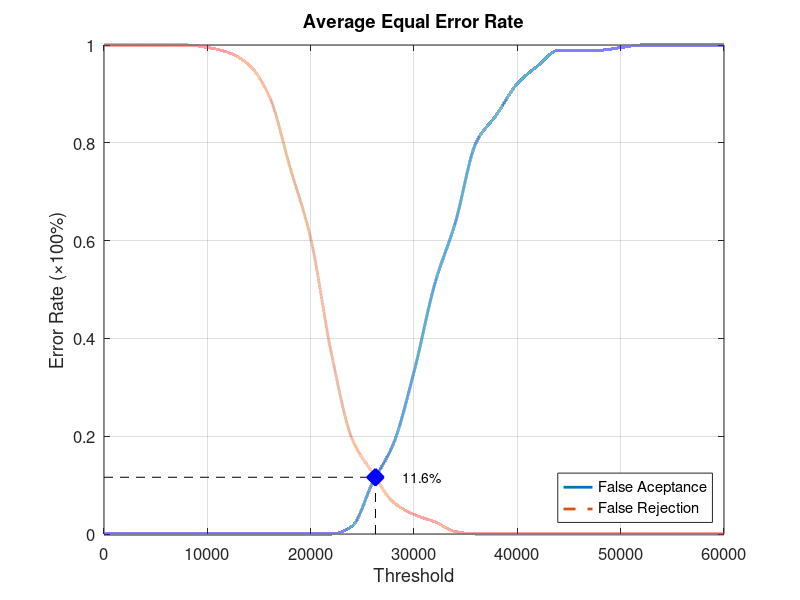
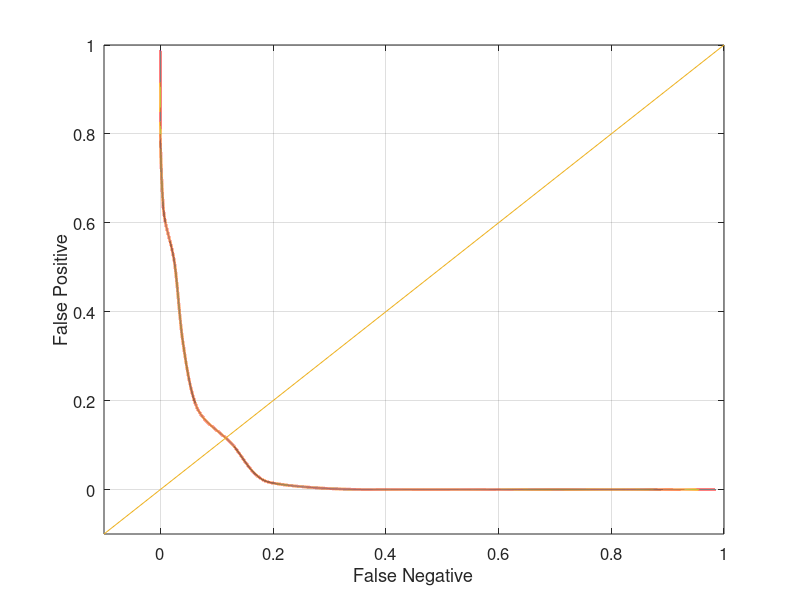

Reproduce these figures in MATLAB, in order.
function yEER = Database2_4
close all;
clear;
clc;
x = 0:2000:60000;
xq = 0:0.5:60000;

y0 = [0 0 0 0 0 0 0 0 0 0 0 0 0.0157895 0.105263 0.184211 0.331579 0.510526 0.636842 0.8 0.857895 0.921053 0.957895 0.989474 0.989474 0.989474 0.994737 1 1 1 1 1];
yy0 = interp1(x, y0, xq, 'pchip');
y1 = [1 1 1 1 1 0.995 0.985 0.96 0.895 0.75 0.605 0.37 0.195 0.125 0.065 0.04 0.025 0.005 0 0 0 0 0 0 0 0 0 0 0 0 0];
yy1 = interp1(x, y1, xq, 'pchip');

% Calculating EER: 
y2 = abs(y0 - y1);
find(y2 == min(y2))
yy2 = abs(yy0 - yy1);
xEER = find(yy2 == min(yy2));
xEERIndex = xq(xEER) % X-axis EER
yEER = yy0(xEER) % Y-axis EER

main = figure
plot(xq, yy0,'-','LineWidth', 2);	hold on
plot(xq, yy1,'--','LineWidth', 2);	hold on
plot([xEERIndex xEERIndex], [0 yEER], 'k--');	hold on
plot([0 xEERIndex], [yEER yEER], 'k--');	hold on
plot(xEERIndex, yEER, 'bx', 'LineWidth', 10);	hold on
text(xEERIndex + 10 * xEERIndex / 100, yEER, [num2str(round((10000 * yEER)) / 100) '%'])
legend('False Aceptance', 'False Rejection', 'Location', 'SouthEast')
xlabel('Threshold')
ylabel('Error Rate (\times100%)')
title('Average Equal Error Rate')
set(gca, 'FontSize', 12)
axis([0 60000 0 1])
grid on

print(main, 'Database2_4Main', '-dpng');
FNRxFPR = figure('Color', [1 1 1]);
plot(yy1, yy0, '-', yy1, yy0, 'LineWidth', 2);
hold on
y = -0.1:0.1:1
plot(y, y); 
set(gca, 'FontSize', 12)
xlabel('False Negative')
ylabel('False Positive')
axis([-0.1 1 -0.1 1])
set(gca, 'FontSize', 12)
grid on

print(FNRxFPR, 'Database2_4FNRxFPR','-dpng');
end
